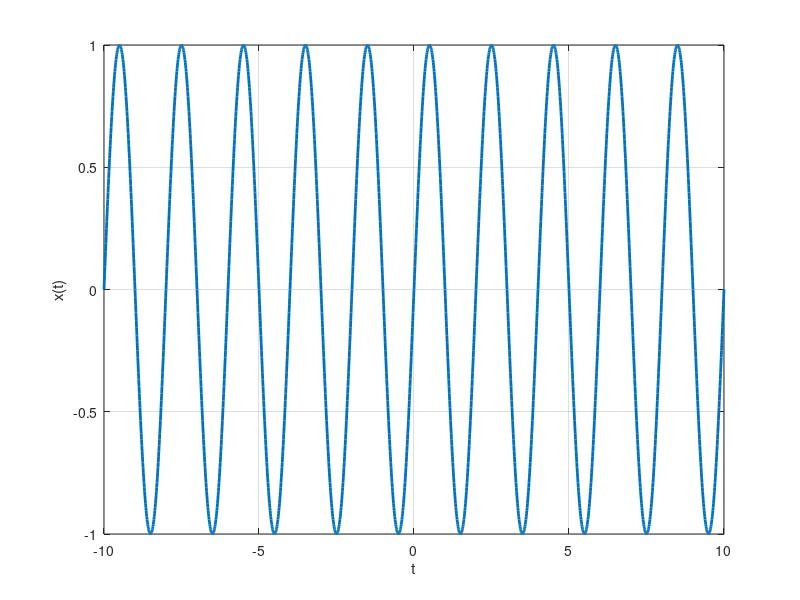

Recreate this plot in MATLAB.
clear all; close all; clc;

% exp(sigma*t)

ti=-10;
tf=10;
ts=1e-2;
t=ti:ts:tf;
T=2;
x_t=sin((2*pi/T)*t);

figure()
plot(t,x_t,'linewidth',2);
grid on; xlabel('t'); ylabel('x(t)');